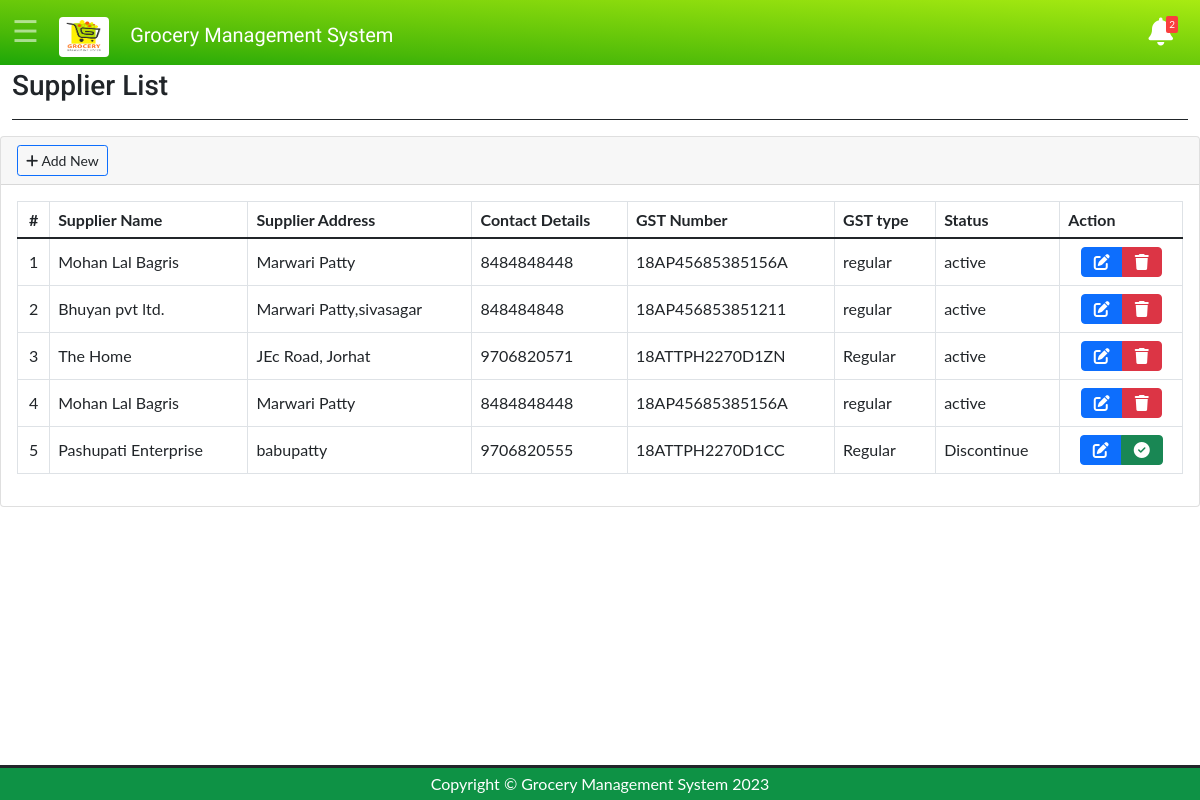
Page /Supplier-view.php (signed in) on the committed database.
### tables this page shows
CREATE TABLE IF NOT EXISTS `gms_supplier` (
  `SUPPLIER_ID` int(10) NOT NULL AUTO_INCREMENT,
  `SUPPLIER_NAME` varchar(30) NOT NULL,
  `SUPPLIER_ADDRESS` varchar(40) NOT NULL,
  `SUPPLIER_PHNO` varchar(12) NOT NULL,
  `SUPPLIER_GSTNO` varchar(20) NOT NULL,
  `SUPPLIER_GSTTYPE` varchar(12) NOT NULL,
  `status` varchar(15) NOT NULL,
  PRIMARY KEY (`SUPPLIER_ID`)
);

### Supplier-view.php (the view, shortened to what this page needs)
<?php
include('navheader.php');
?>
<body>
    <div class="main-div" id="maindiv">
        <div class="container-fluid mt-1">
            <div class="row mb-2">
                <div class="col-sm-6">
                    <h3 class="m-0 table-heading">Supplier List</h3>
                </div>
            </div>
            <hr class=" hr-line opacity-100 ">
        </div>
        <div class="col-lg-12">
            <div class="card card-outline card-primary">
                <div class="card-header">
                    <div class="card-tools">
                        <a class="btn btn-block btn-sm btn-default btn-flat border-primary "
                            href="supplier-add.php"><i class="fa fa-plus"></i> Add New</a>
                    </div>
                </div>
                <div class="card-body">
                    <table class="table tabe-hover table-bordered" id="list">
                        <thead>
                            <tr>
                                <th class="text-center">#</th>
                                <th>Supplier Name</th>
                                <th>Supplier Address</th>
                                <th>Contact Details</th>
                                <th>GST Number</th>
                                <th>GST type</th>
                                <th>Status</th>
                                <th>Action</th>
                            </tr>
                        </thead>
                        <tbody>
                        <?php
                         $i = 1;
                             $q = "SELECT * FROM gms_supplier  ORDER BY SUPPLIER_ID  ";
                              $query = mysqli_query($conn,$q);
                       while ( $res = mysqli_fetch_assoc($query)){
                                ?>
                            <tr>
                                <td class="text-center"><?php echo $i++ ?></b></td>
                                <td><?php  echo $res['SUPPLIER_NAME']; ?>  </td>
                                <td><?php  echo $res['SUPPLIER_ADDRESS']; ?> </td>
                                <td><?php  echo $res['SUPPLIER_PHNO']; ?> </td>
                                <td><?php  echo strtoupper($res['SUPPLIER_GSTNO']); ?> </td>
                                <td><?php  echo $res['SUPPLIER_GSTTYPE']; ?> </td>
                                <td><?php  echo $res['status']; ?> </td>
                                <td class="text-center">
                                    <div class="btn-group">
                                        <a href="supplier-update.php?id=<?php  echo $res['SUPPLIER_ID']; ?>" class="btn btn-primary btn-flat ">
                                            <i class="fas fa-edit"></i>
                                        </a>
                                        <?php
                                        if  ($res['status']=="active"){
                                            ?>
                                        <a href="supplier-delete.php?id=<?php echo $res['SUPPLIER_ID']; ?>" class="btn btn-danger btn-flat ">
                                            <i class="fas fa-trash"></i>
                                        </a>
                                        <?php
                                        }else{
                                            ?>
                                            <a href="supplier-active.php?id=<?php echo $res['SUPPLIER_ID']; ?>" class="btn btn-success btn-flat ">
                                            <i class="fas fa-circle-check"></i>
                                        </a>
                                            <?php
                                        }
                                        ?>
                                    </div>
                                </td>
                            </tr>
                            <?php
          }
             ?>
                        </tbody>
                    </table>
                </div>
            </div>
        </div>
    </div>
    <?php
include('footer.php');
?>

### css/style.css (style rules this page uses)
body { font-family: "Lato", sans-serif; }
.table-heading { font-family: 'Roboto', sans-serif; }
.main-div { transition: 0.3s; }
.hr-line { margin-top: 1rem; margin-bottom: 1rem; border: 0; border-top: 1px solid; background-color:#2560b8; }

### Supplier-view.php (style rules this page uses)
table td { vertical-align: middle !important; }

### rows in the picture
gms_supplier: SUPPLIER_NAME "Mohan Lal Bagris", SUPPLIER_ADDRESS "Marwari Patty", SUPPLIER_PHNO "8484848448", SUPPLIER_GSTNO "18AP45685385156A", SUPPLIER_GSTTYPE "regular", status "active"
gms_supplier: SUPPLIER_NAME "Bhuyan pvt ltd.", SUPPLIER_ADDRESS "Marwari Patty,sivasagar", SUPPLIER_PHNO "848484848", SUPPLIER_GSTNO "18AP456853851211", SUPPLIER_GSTTYPE "regular", status "active"
gms_supplier: SUPPLIER_NAME "The Home", SUPPLIER_ADDRESS "JEc Road, Jorhat", SUPPLIER_PHNO "9706820571", SUPPLIER_GSTNO "18ATTPH2270D1ZN", SUPPLIER_GSTTYPE "Regular", status "active"
gms_supplier: SUPPLIER_NAME "Mohan Lal Bagris", SUPPLIER_ADDRESS "Marwari Patty", SUPPLIER_PHNO "8484848448", SUPPLIER_GSTNO "18AP45685385156A", SUPPLIER_GSTTYPE "regular", status "active"
gms_supplier: SUPPLIER_NAME "Pashupati Enterprise", SUPPLIER_ADDRESS "babupatty", SUPPLIER_PHNO "9706820555", SUPPLIER_GSTNO "18ATTPH2270D1CC", SUPPLIER_GSTTYPE "Regular", status "Discontinue"

### other values in the picture
$a "2"
